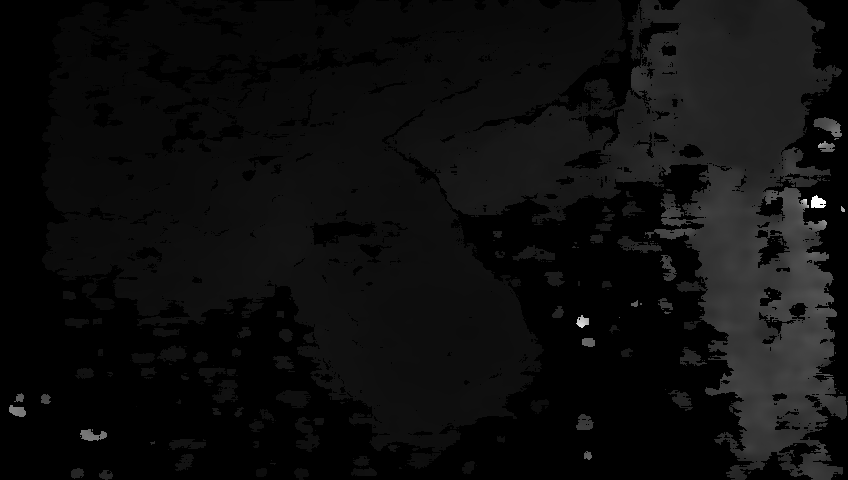
#> input picture Code/scripts/test.png, 848 x 480 px, given in place of IMG_2418.MOV, which was not available
$ python Snapshots.py   (older library calls are emulated)
#> lines starting #> are read from the running program, lines starting #| are printed output that depends on the picture; after the words box and inside, x2 and y2 are one past the last pixel; in counts of white or black regions, pixels touching at a corner belong together; pictures that were not available may be replaced by others from this repository, and a replacement may not be noted
#> in createSnapshots, frame is the input picture: shape (480, 848, 3); min 0, max 255, mean 13.4
# -*- coding: utf-8 -*-
"""
Created on Sun Dec 18 19:05:36 2022

@author: Simon Strassen
"""

# Importing all necessary libraries
import cv2
import os
import time
import shutil
import numpy as np

def detectBlurryImgs(path, thresh=50, delete=True):
    imgs = os.listdir(path)

    for name in imgs:
        file = os.path.join(path,imgs)
        img = cv2.imread(file, 0)

        lapl = cv2.Laplacian(img, cv2.CV_64F)
        score = np.var(lapl)
        print(f"Score is {score}.")

        if score < thresh:
            print("Deleting img {name}")
            os.remove(file)

def _detectBlurryImgs(img, thresh=30, delete=True):


#> called with thresh = 30, delete = True
    blurry = False
    lapl = cv2.Laplacian(img, cv2.CV_64F)
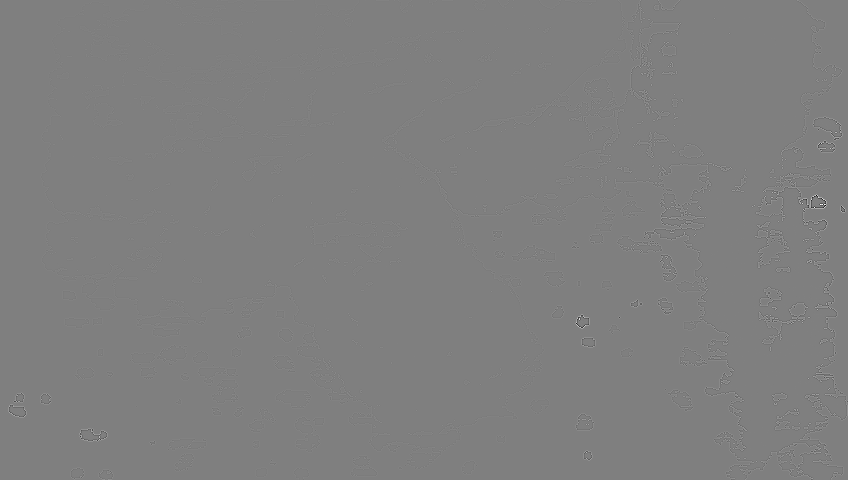
#> lapl: shape (480, 848, 3) float64; min -765, max 765, mean 0; drawn with min black and max white
    score = np.var(lapl)
#> score = 396.5
    print(f"Blurry score is {score}.")
#| Blurry score is 396.5344162183221.

    if score < thresh:
        blurry = True

    return blurry


def createSnapshots(path, every_x_sec):
    # Read the video from specified path
    vid = cv2.VideoCapture(path)
    head, tail = os.path.split(path)
    output_folder = os.path.join(head, tail[:-4])

    fps = round(vid.get(cv2.CAP_PROP_FPS))
    print(fps)

    try:
        shutil.rmtree(output_folder)
        os.makedirs(output_folder)

    except:
        os.makedirs(output_folder)

    # frame
    currentframe = 0

    while (True):

        # reading from frame
        ret, frame = vid.read()

        if ret:

            if (currentframe / fps) % every_x_sec == 0:

                blurry = _detectBlurryImgs(frame)
#> blurry = False

                if blurry:
                    print(f"Skipping blurry img...")
                    continue

                # if video is still left continue creating images
                name = os.path.join(output_folder, f"frame_{currentframe}.jpg")
                print('Creating...' + name)

                # writing the extracted images
                frame = cv2.rotate(frame, cv2.ROTATE_180)
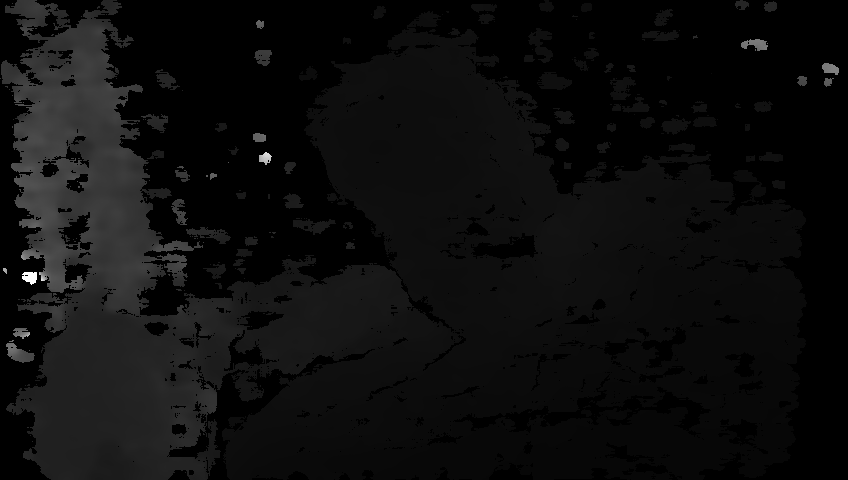
#> frame: shape (480, 848, 3); min 0, max 255, mean 13.4
                cv2.imwrite(name, frame)

                # increasing counter so that it will
                # show how many frames are created

            currentframe += 1
        else:
            break

    # Release all space and windows once done
    vid.release()
    cv2.destroyAllWindows()

    return output_folder

def main():
    video = "C:/Users\Simon_Strassen\Documents\ETH_MSc\MT\Images\IMG_2418.MOV"
    out = createSnapshots(video, every_x_sec=.5)


if __name__ == '__main__':
    main()

$ run again, on Code/scripts/random_blobs.png
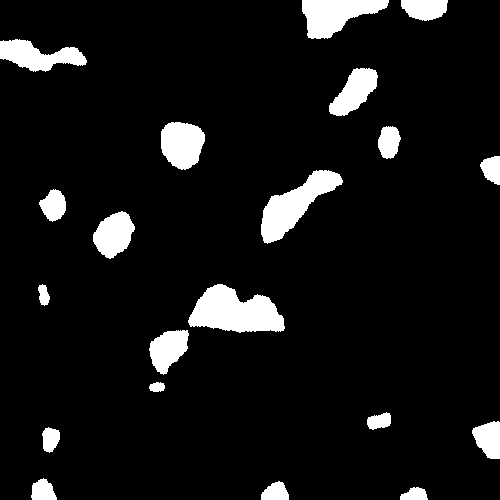
#> input picture Code/scripts/random_blobs.png, 500 x 500 px, given in place of IMG_2418.MOV, which was not available
#> in createSnapshots, frame is the input picture: shape (500, 500, 3); 8% white; 20 white regions, largest, box (x1, y1, x2, y2) and area: (188, 284, 285, 333) 3126, (261, 170, 343, 244) 2492, (302, 0, 389, 39) 2043
#> in _detectBlurryImgs, `lapl = cv2.Laplacian(img, cv2.CV_64F)`:
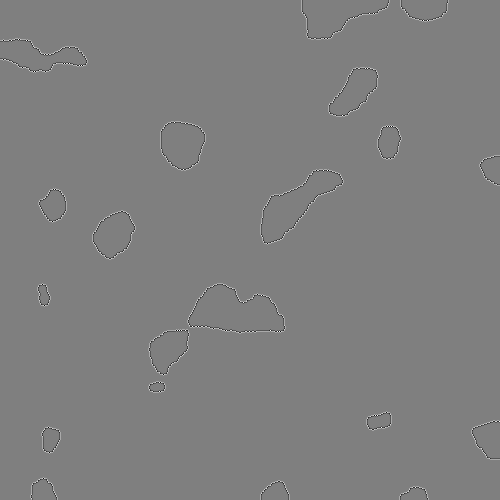
#> lapl: shape (500, 500, 3) float64; min -765, max 765, mean 0; drawn with min black and max white
#> score = 2358.8
#| Blurry score is 2358.8468989596.
#> blurry = False
#> in createSnapshots, `frame = cv2.rotate(frame, cv2.ROTATE_180)`:
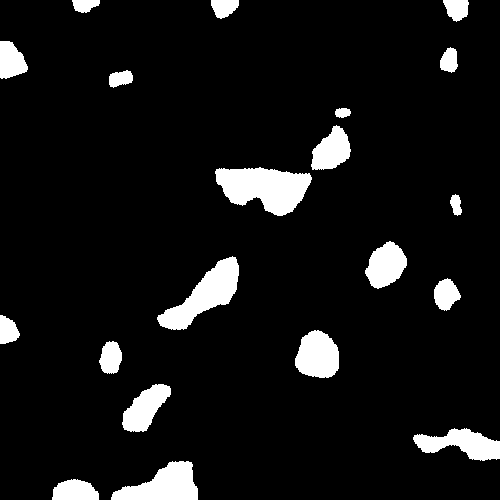
#> frame: shape (500, 500, 3); 8% white; 20 white regions, largest, box (x1, y1, x2, y2) and area: (215, 167, 312, 216) 3126, (157, 256, 239, 330) 2492, (111, 461, 198, 500) 2043
